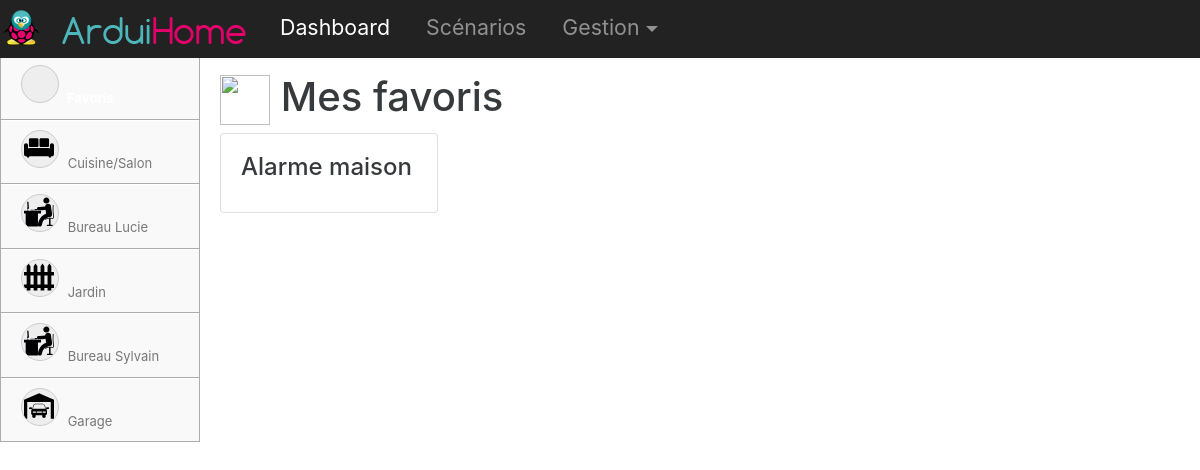
The page / on the database its author committed.
### tables this page shows
CREATE TABLE `zone` (
  `id` int(11) NOT NULL,
  `zone` varchar(45) NOT NULL,
  `image` varchar(45) DEFAULT 'default'
);

CREATE TABLE `peripherique` (
  `id` int(11) NOT NULL,
  `id_type_peripherique` int(11) NOT NULL,
  `id_zone` int(11) NOT NULL,
  `id_fonction` int(11) NOT NULL,
  `nom` varchar(45) NOT NULL,
  `masque` tinyint(1) NOT NULL DEFAULT '0',
  `target` varchar(45) NOT NULL,
  `favoris` tinyint(1) NOT NULL DEFAULT '0',
  `last_heartbeat` datetime DEFAULT NULL,
  `valeur` int(5) DEFAULT NULL
);

### application/controllers/Dashboard.php (called while the page is built, shortened)
<?php
class Dashboard extends CI_Controller {
	public function index($_id_zone=null)
	{
		if($_id_zone)
			$zone = $this->zone_model->find($_id_zone);
		else
			$zone = $this->zone_model->BuildFavorisZone();
		$data = array(
			'zone' => $zone,
			'peripheriques' => $this->zone_model->getPeripheriques($zone)
		);
		$this->load->view('header');
		$this->load->view('dashboard', $data);
		$this->load->view('footer');
	}
}

### index.php (called while the page is built, shortened)
<?php
require_once BASEPATH.'core/CodeIgniter.php';

### application/models/Zone_model.php (called while the page is built, shortened)
<?php
class Zone_model extends CI_Model{
	public function  getZones(){
			$zones = $this->db->get('zone')->result();
			return $zones;
	}
	public function BuildFavorisZone(){
		$zone = new StdClass();
		$zone->zone = 'Mes favoris';
		$zone->image = 'etoile';
		$zone->id = null;
		return $zone;
	}
	public function getPeripheriques($zone){
		if($zone->id)
			$periphs = $this->db->where('id_zone', $zone->id)->get('peripherique')->result();
		else
			$periphs = $this->db->where('favoris', 1)->get('peripherique')->result();
		$peripheriques = array();
		foreach($periphs as $periph)
			$peripheriques[] = $this->peripherique_model->find($periph->id);
		return $peripheriques;
	}
}

### application/models/Peripherique_model.php (called while the page is built, shortened)
<?php
class Peripherique_model extends CI_Model{
	public function find($_id){
		$obj = $this->db
					->select('z.*, p.*')
					->where('p.id', $_id)
					->join('zone z', 'z.id = p.id_zone')
					->get('peripherique p')
					->row();
		$obj->commandes = $this->db->where('id_peripherique', $obj->id)->get('commande')->result();
		return $obj;
	}
}

### application/views/dashboard.php (the view, shortened to what this page needs)
<?php include('includes/sidebar.php'); ?>
 <div class="col-md-10 zone-principale">
       <h1><img src="<?php echo base_url().'assets/img/icons/'.$zone->image; ?>.svg" style="height: 50px; width: 50px;"/> <?php echo $zone->zone; ?></h1>
       <div class="row">
        <?php foreach($peripheriques as $periph){ ?>
     	 <div class="col-md-3">
			<div class="card">
			  <div class="card-block">
			    <h4 class="card-title"><?php echo $periph->nom; ?></h4>
			  </div>
			</div>
		</div>
		<?php } ?>
	</div>
</div>

### application/views/includes/sidebar.php
<div class="col-sm-3 col-md-2 sidebar">
         <ul class="nav nav-sidebar">
           <li class="active"><a href="<?php echo site_url('dashboard/index'); ?>"><i class="icon-fav"></i> Favoris</a></li>
           <?php foreach($this->zone_model->getZones() as $zone_sidebar){ ?>
           	<li><nobr><a href="<?php echo site_url('dashboard/index/'.$zone_sidebar->id); ?>"><i class="icon" style="background-image: url('<?php echo base_url().'assets/img/icons/'.$zone_sidebar->image.'.svg'; ?>');"></i> <?php echo $zone_sidebar->zone; ?></a></nobr></li>
           <?php } ?>
         </ul>
</div>

### assets/css/arduihome.css (style rules this page uses)
body { padding-top: 55px; }
.sidebar { padding:0px; }
.sidebar li { background-color: #F9F9F9; border: 1px solid #acacac; border-top: none; }
.sidebar li a { box-shadow: 0 1px 1px #FFFFFF inset; color: #777777; display: block; font-size: 13px; padding: 10px 20px; text-decoration: none; }
.sidebar li i { background: none repeat scroll 0 0 #EEEEEE; background-size: 30px 30px; background-repeat: no-repeat; background-position: 2px 2px; border: 1px solid #CCCCCC; border-radius: 30px; color: #888888; display: inline-block; height: 38px; line-height: 38px; margin-right: 5px; text-align: center; width: 38px; }
.sidebar .active a, li a:hover { background: -moz-linear-gradient(center top , #1AAEF3, #0993D3) repeat scroll 0 0 rgba(0, 0, 0, 0); box-shadow: none; color: #FFFFFF; font-weight: bold; }
.icon-fav { background-image: url('../img/icons/etoile.svg')!important; }
.zone-principale { padding: 20px; }

### rows shown on the page
zone: image (picture), zone "Cuisine/Salon"
zone: image (picture), zone "Bureau Lucie"
zone: image (picture), zone "Jardin"
zone: image (picture), zone "Bureau Sylvain"
zone: image (picture), zone "Garage"
peripherique: nom "Alarme maison"

### other values the page prints
$zone->zone "Mes favoris"
